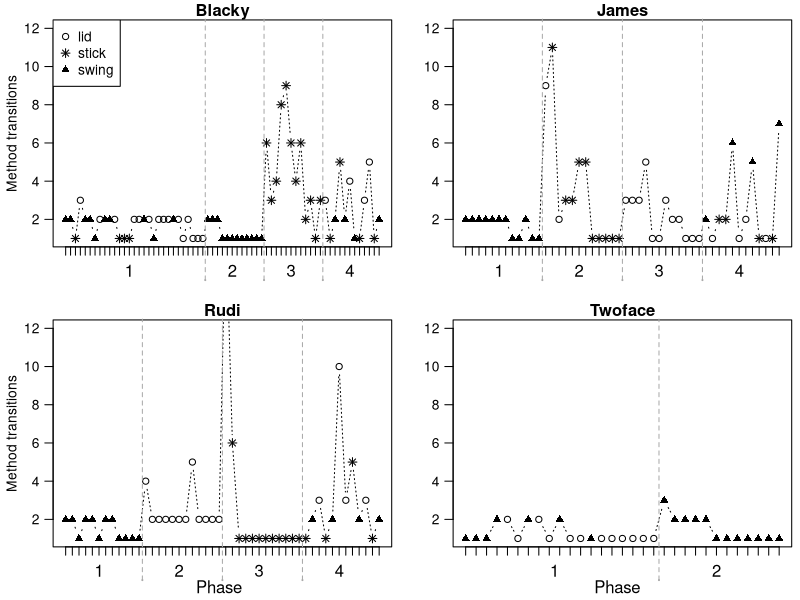

Recreate this plot in R.

all.data <- read.table(file = "exp1/data/160628 Otter multiaccess box_data 2016attempts.txt", header = T, sep = "\t")

zdata <- subset(all.data, Method != "-")
zdata$Method <- factor(zdata$Method)

png(filename = "exp1/graphics/OMAB_attempts_individual data.png", width =500, height =500)

par(mfrow=c(2,2))

##Blacky
xdata=subset(zdata, Subject=="Blacky")
par(mar=c(3.2, 3.2, 1.2, 0.5), mgp=c(2, 0.8, 0))

plot(x=xdata$Trial, y=xdata$transitions, las=1, xlab="", ylab="Method transitions", xaxt="n",
type="b", pch=c(1, 8, 17)[as.numeric(xdata$Method)], main="Blacky", ylim=range(1:12), lty=3)


mtext(text=1:4, at=c(14,35,47,59), line=1, side=1)
 axis(side=1, at=c(1:65), labels=F) 

 
  axis(side=1,at=29.5,col="darkgray",line=2,tick=T,labels=F,lwd=2,lwd.ticks=1, tck=1.15,lty=2)
   axis(side=1,at=41.5,col="darkgray",line=2,tick=T,labels=F,lwd=2,lwd.ticks=1, tck=1.15,lty=2)
  axis(side=1,at=53.5,col="darkgray",line=2,tick=T,labels=F,lwd=2,lwd.ticks=1, tck=1.15,lty=2)   

  legend("topleft", c("lid", "stick", "swing"), pch=c(1, 8, 17))


##James
xdata=subset(zdata, Subject=="James")
par(mar=c(3.2, 3.2, 1.2, 0.5), mgp=c(2, 0.8, 0))

plot(x=xdata$Trial, y=xdata$transitions, las=1, xlab="", ylab="", xaxt="n",
type="b", pch=c(1, 8, 17)[as.numeric(xdata$Method)], main="James", ylim=range(1:12),lty=3)


mtext(text=1:4, at=c(6,18,30,42), line=1, side=1)
 axis(side=1, at=c(1:48), labels=F) 
  axis(side=1,at=12.5,col="darkgray",line=2,tick=T,labels=F,lwd=2,lwd.ticks=1, tck=1.15,lty=2)
  axis(side=1,at=24.5,col="darkgray",line=2,tick=T,labels=F,lwd=2,lwd.ticks=1, tck=1.15,lty=2)
    axis(side=1,at=36.5,col="darkgray",line=2,tick=T,labels=F,lwd=2,lwd.ticks=1, tck=1.15,lty=2)
	
	
##Rudi
xdata=subset(zdata, Subject=="Rudi")
par(mar=c(3.2, 3.2, 1.2, 0.5), mgp=c(2, 0.8, 0))

plot(x=xdata$Trial, y=xdata$transitions, las=1, xlab="", ylab="Method transitions", xaxt="n",
type="b", pch=c(1, 8, 17)[as.numeric(xdata$Method)], main="Rudi", ylim=range(1:12),lty=3)


mtext(text=1:4, at=c(6,18,30,42), line=1, side=1)
mtext(text="Phase", at=24, line=2, side=1)
 axis(side=1, at=c(1:48), labels=F) 
 
axis(side=1,at=12.5,col="darkgray",line=2,tick=T,labels=F,lwd=2,lwd.ticks=1, tck=1.15,lty=2)
  axis(side=1,at=24.5,col="darkgray",line=2,tick=T,labels=F,lwd=2,lwd.ticks=1, tck=1.15,lty=2)
    axis(side=1,at=36.5,col="darkgray",line=2,tick=T,labels=F,lwd=2,lwd.ticks=1, tck=1.15,lty=2)
	

##Twoface
xdata=subset(zdata, Subject=="Twoface")
par(mar=c(3.2, 3.2, 1.2, 0.5), mgp=c(2, 0.8, 0))

plot(x=xdata$Trial, y=xdata$transitions, las=1, xlab="", ylab="", xaxt="n",
type="b", pch=c(1, 8, 17)[as.numeric(xdata$Method)], main="Twoface", ylim=range(1:12),lty=3)


mtext(text=1:2, at=c(9.5, 25), line=1, side=1)
mtext(text="Phase", at=15.5, line=2, side=1)
 axis(side=1, at=c(1:31), labels=F) 
 
axis(side=1,at=19.5,col="darkgray",line=2,tick=T,labels=F,lwd=2,lwd.ticks=1, tck=1.15,lty=2)
  
dev.off()
